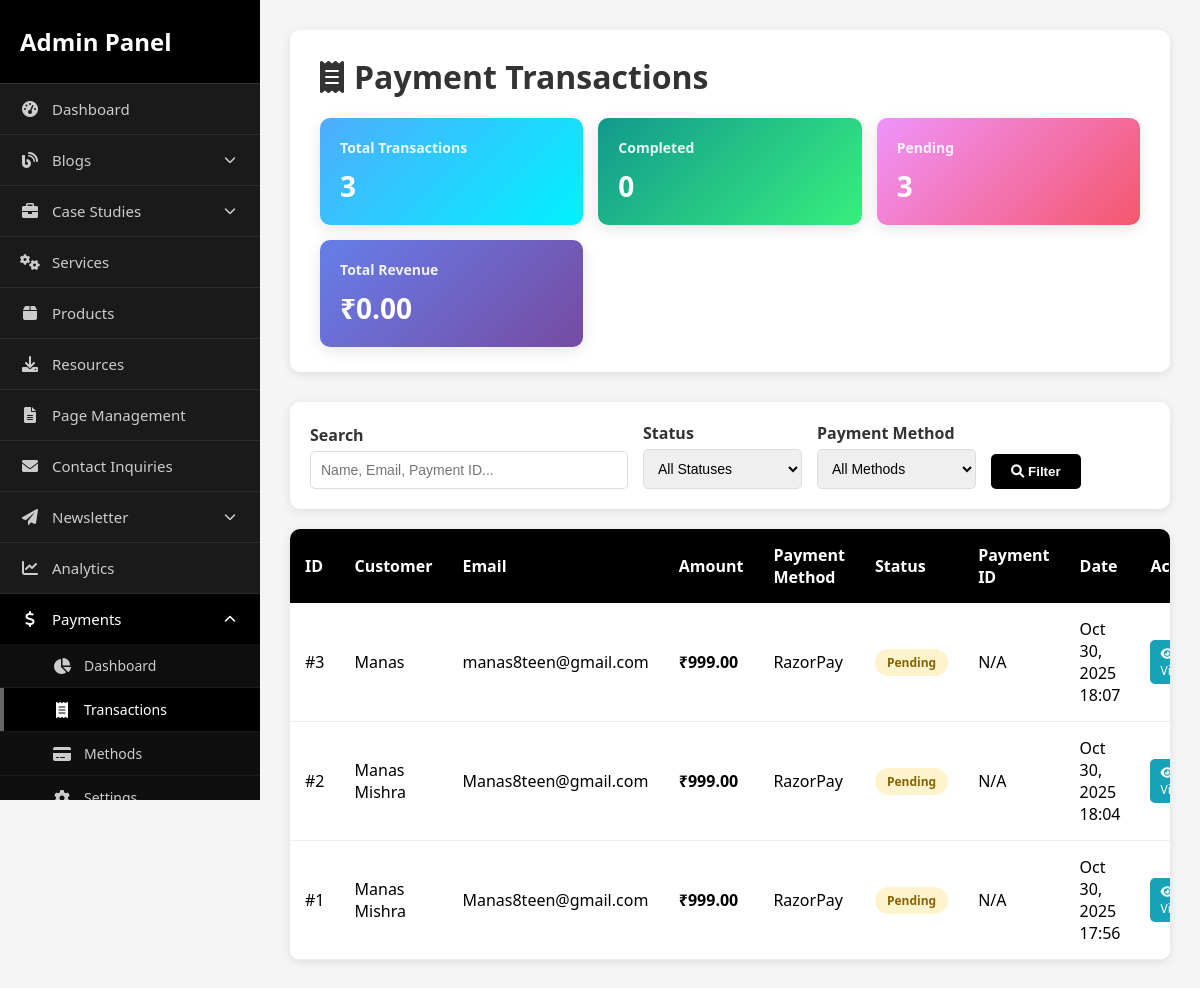
The page /admin/payment-transactions.php (signed in) on the database its author committed.
### tables this page shows
CREATE TABLE `book_call` (
  `id` int(11) NOT NULL AUTO_INCREMENT,
  `name` varchar(255) NOT NULL,
  `email` varchar(255) NOT NULL,
  `phone` varchar(20) DEFAULT NULL,
  `enquiry` text DEFAULT NULL,
  `payment_method_id` int(11) DEFAULT NULL,
  `amount` decimal(10,2) DEFAULT NULL,
  `payment_status` enum('pending','completed','failed') DEFAULT 'pending',
  `payment_id` varchar(255) DEFAULT NULL,
  `payment_time` timestamp NOT NULL DEFAULT current_timestamp() ON UPDATE current_timestamp(),
  `calendly_link` varchar(500) DEFAULT NULL,
  `created_at` timestamp NOT NULL DEFAULT current_timestamp(),
  `expiry_time` datetime DEFAULT NULL,
  PRIMARY KEY (`id`)
);

CREATE TABLE `payment_methods` (
  `id` int(11) NOT NULL AUTO_INCREMENT,
  `name` varchar(50) NOT NULL,
  `created_at` timestamp NOT NULL DEFAULT current_timestamp(),
  PRIMARY KEY (`id`)
);

### admin/payment-transactions.php (the view, shortened to what this page needs)
<?php
require_once __DIR__ . '/../config/config.php';
$page_title = 'Payment Transactions';
$page = isset($_GET['page']) ? (int)$_GET['page'] : 1;
$per_page = 20;
$offset = ($page - 1) * $per_page;
$search = isset($_GET['search']) ? trim($_GET['search']) : '';
$where_conditions = [];
$params = [];
$where_sql = !empty($where_conditions) ? 'WHERE ' . implode(' AND ', $where_conditions) : '';
$query = "SELECT b.*, pm.name as payment_method_name
          FROM book_call b
          LEFT JOIN payment_methods pm ON b.payment_method_id = pm.id
          $where_sql
          ORDER BY b.created_at DESC
          LIMIT $per_page OFFSET $offset";
$stmt = $db->prepare($query);
$stmt->execute($params);
$transactions = $stmt->fetchAll(PDO::FETCH_ASSOC);
$stats_query = "SELECT
                COUNT(*) as total_transactions,
                SUM(CASE WHEN payment_status = 'completed' THEN 1 ELSE 0 END) as completed_count,
                SUM(CASE WHEN payment_status = 'pending' THEN 1 ELSE 0 END) as pending_count,
                SUM(CASE WHEN payment_status = 'failed' THEN 1 ELSE 0 END) as failed_count,
                SUM(CASE WHEN payment_status = 'completed' THEN amount ELSE 0 END) as total_revenue
                FROM book_call";
$stats = $db->query($stats_query)->fetch(PDO::FETCH_ASSOC);
?>
<!DOCTYPE html>
<html lang="en">
<head>
    <link rel="stylesheet" href="https://cdnjs.cloudflare.com/ajax/libs/font-awesome/6.0.0/css/all.min.css">
</head>
<body>
    <?php include 'includes/sidebar.php'; ?>
    <div class="main-content">
        <div class="header">
            <h1><i class="fas fa-receipt"></i> <?php echo $page_title; ?></h1>
            <div class="stats-grid">
                <div class="stat-card info">
                    <h3>Total Transactions</h3>
                    <div class="value"><?php echo number_format($stats['total_transactions']); ?></div>
                </div>
                <div class="stat-card success">
                    <h3>Completed</h3>
                    <div class="value"><?php echo number_format($stats['completed_count']); ?></div>
                </div>
                <div class="stat-card warning">
                    <h3>Pending</h3>
                    <div class="value"><?php echo number_format($stats['pending_count']); ?></div>
                </div>
                <div class="stat-card">
                    <h3>Total Revenue</h3>
                    <div class="value">₹<?php echo number_format($stats['total_revenue'], 2); ?></div>
                </div>
            </div>
        </div>
        <div class="filters">
            <form method="GET">
                <div class="filter-row">
                    <div class="filter-group">
                        <label>Search</label>
                        <input type="text" name="search" placeholder="Name, Email, Payment ID..." value="<?php echo htmlspecialchars($search); ?>">
                    </div>
                    <div class="filter-group">
                        <label>Status</label>
                        <select name="status">
                            <option value="">All Statuses</option>
                        </select>
                    </div>
                    <div class="filter-group">
                        <label>Payment Method</label>
                        <select name="method">
                            <option value="">All Methods</option>
                        </select>
                    </div>
                    <div class="filter-group">
                        <button type="submit" class="btn-filter"><i class="fas fa-search"></i> Filter</button>
                    </div>
                </div>
            </form>
        </div>
        <div class="transactions-table">
            <?php if (count($transactions) > 0): ?>
            <table>
                <thead>
                    <tr>
                        <th>ID</th>
                        <th>Customer</th>
                        <th>Email</th>
                        <th>Amount</th>
                        <th>Payment Method</th>
                        <th>Status</th>
                        <th>Payment ID</th>
                        <th>Date</th>
                        <th>Actions</th>
                    </tr>
                </thead>
                <tbody>
                    <?php foreach ($transactions as $transaction): ?>
                    <tr>
                        <td>#<?php echo $transaction['id']; ?></td>
                        <td><?php echo htmlspecialchars($transaction['name']); ?></td>
                        <td><?php echo htmlspecialchars($transaction['email']); ?></td>
                        <td><strong>₹<?php echo number_format($transaction['amount'], 2); ?></strong></td>
                        <td><?php echo htmlspecialchars($transaction['payment_method_name'] ?? 'N/A'); ?></td>
                        <td>
                            <span class="status-badge status-<?php echo $transaction['payment_status']; ?>">
                                <?php echo ucfirst($transaction['payment_status']); ?>
                            </span>
                        </td>
                        <td><?php echo htmlspecialchars($transaction['payment_id'] ?? 'N/A'); ?></td>
                        <td><?php echo date('M d, Y H:i', strtotime($transaction['created_at'])); ?></td>
                        <td>
                            <a href="payment-view.php?id=<?php echo $transaction['id']; ?>" class="action-btn btn-view">
                                <i class="fas fa-eye"></i> View
                            </a>
                        </td>
                    </tr>
                    <?php endforeach; ?>
                </tbody>
            </table>
            <?php endif; ?>
        </div>
    </div>
</body>
</html>

### admin/payment-transactions.php (style rules this page uses)
* { margin: 0; padding: 0; box-sizing: border-box; }
body { font-family: 'Segoe UI', Tahoma, Geneva, Verdana, sans-serif; background: #f5f5f5; margin-left: 260px; }
.main-content { padding: 30px; }
.header { background: white; padding: 25px 30px; border-radius: 10px; margin-bottom: 30px; box-shadow: 0 2px 10px rgba(0,0,0,0.1); }
.header h1 { color: #333; display: flex; align-items: center; gap: 10px; margin-bottom: 20px; }
.stats-grid { display: grid; grid-template-columns: repeat(auto-fit, minmax(200px, 1fr)); gap: 15px; margin-top: 20px; }
.stat-card { background: linear-gradient(135deg, #667eea 0%, #764ba2 100%); color: white; padding: 20px; border-radius: 10px; box-shadow: 0 4px 15px rgba(0,0,0,0.1); }
.stat-card.success { background: linear-gradient(135deg, #11998e 0%, #38ef7d 100%); }
.stat-card.warning { background: linear-gradient(135deg, #f093fb 0%, #f5576c 100%); }
.stat-card.info { background: linear-gradient(135deg, #4facfe 0%, #00f2fe 100%); }
.stat-card h3 { font-size: 14px; opacity: 0.9; margin-bottom: 10px; }
.stat-card .value { font-size: 28px; font-weight: 700; }
.filters { background: white; padding: 20px; border-radius: 10px; margin-bottom: 20px; box-shadow: 0 2px 10px rgba(0,0,0,0.1); }
.filter-row { display: grid; grid-template-columns: 2fr 1fr 1fr 1fr; gap: 15px; align-items: end; }
.filter-group label { display: block; margin-bottom: 5px; font-weight: 600; color: #333; }
.filter-group input, .filter-group select { width: 100%; padding: 10px; border: 1px solid #ddd; border-radius: 5px; font-size: 14px; }
.btn-filter { padding: 10px 20px; background: #000; color: white; border: none; border-radius: 5px; cursor: pointer; font-weight: 600; }
.transactions-table { background: white; border-radius: 10px; overflow: hidden; box-shadow: 0 2px 10px rgba(0,0,0,0.1); }
table { width: 100%; border-collapse: collapse; }
thead { background: #000; color: white; }
th { padding: 15px; text-align: left; font-weight: 600; }
td { padding: 15px; border-bottom: 1px solid #eee; }
.status-badge { padding: 5px 12px; border-radius: 20px; font-size: 12px; font-weight: 600; display: inline-block; }
.status-pending { background: #fff3cd; color: #856404; }
.action-btn { padding: 5px 10px; border-radius: 5px; text-decoration: none; font-size: 12px; display: inline-block; margin-right: 5px; }
.btn-view { background: #17a2b8; color: white; }

### rows shown on the page
book_call: id "3", name "Manas", email "manas8teen@gmail.com", amount "999.00", payment_method.name "RazorPay", payment_status "Pending", payment "N/A", created_at "Oct 30, 2025 18:07"
book_call: id "2", name "Manas Mishra", email "Manas8teen@gmail.com", amount "999.00", payment_method.name "RazorPay", payment_status "Pending", payment "N/A", created_at "Oct 30, 2025 18:04"
book_call: id "1", name "Manas Mishra", email "Manas8teen@gmail.com", amount "999.00", payment_method.name "RazorPay", payment_status "Pending", payment "N/A", created_at "Oct 30, 2025 17:56"

### other values the page prints
$page_title "Payment Transactions"
$stats['total_transactions'] "3"
$stats['completed_count'] "0"
$stats['pending_count'] "3"
$stats['total_revenue'] "0.00"
